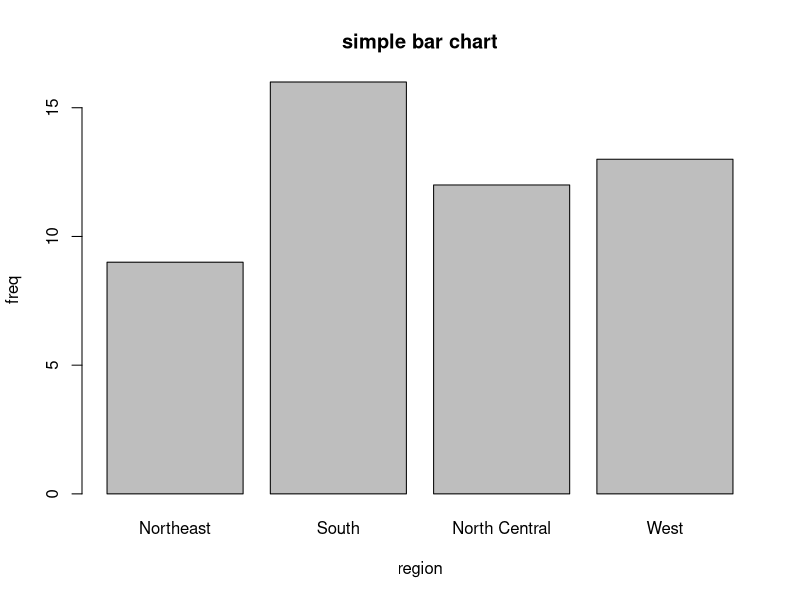
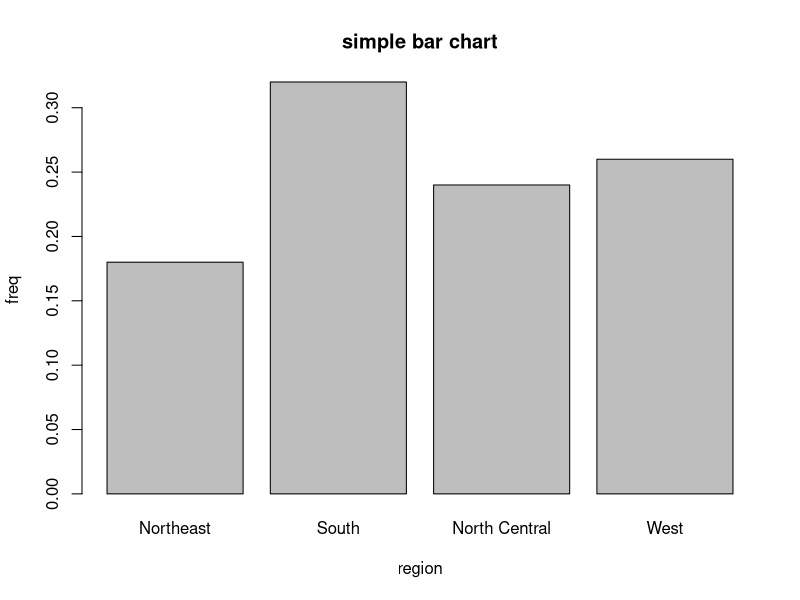
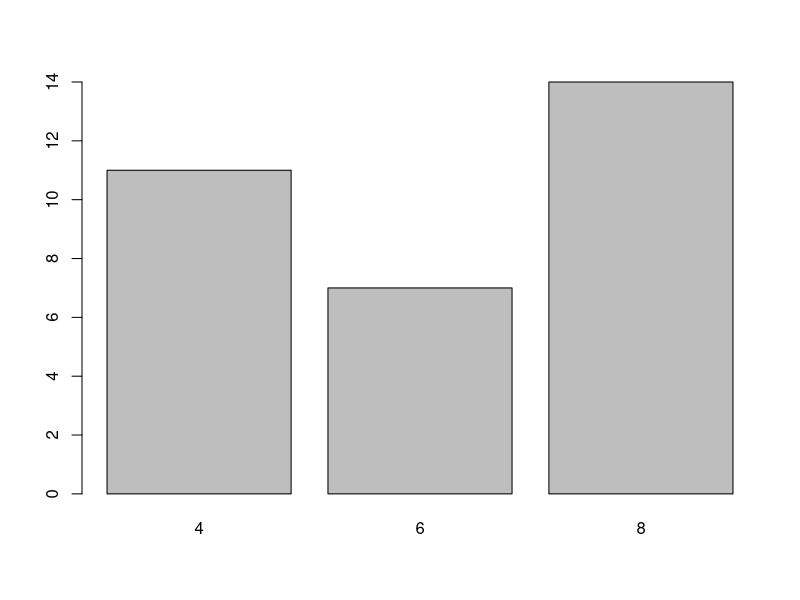
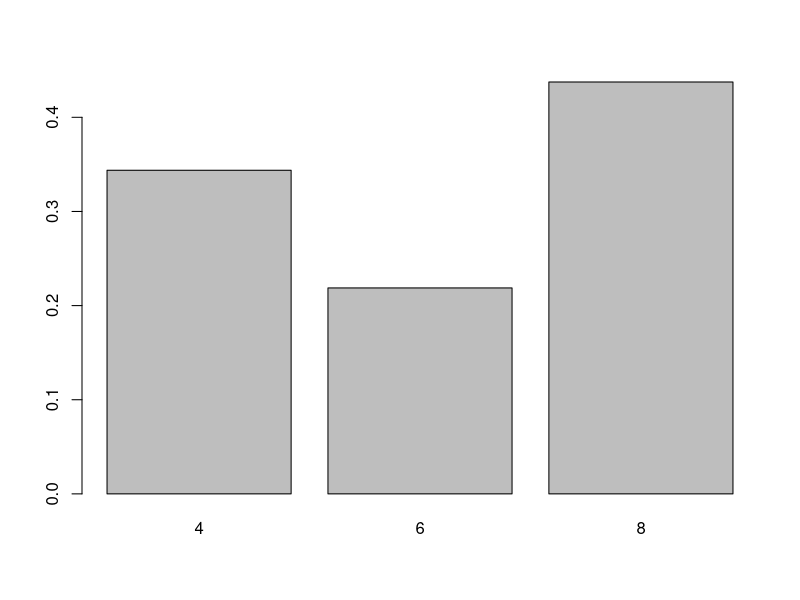
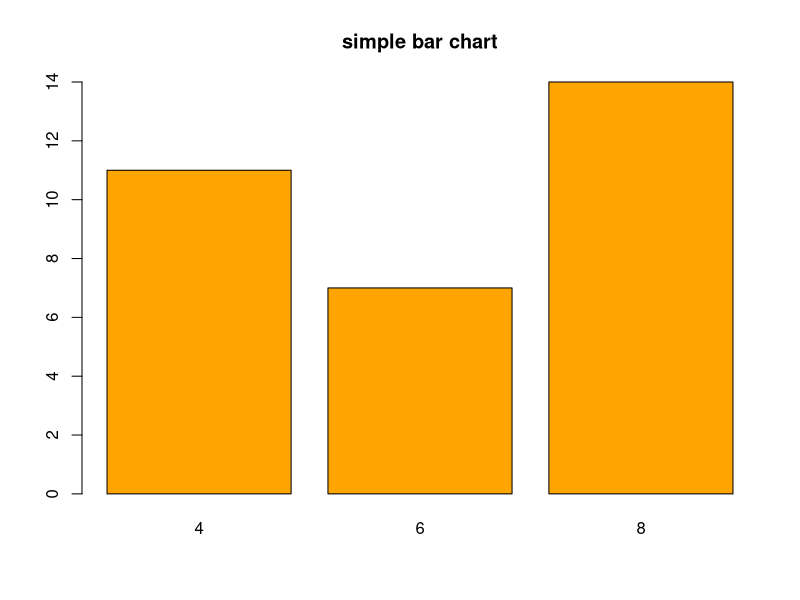
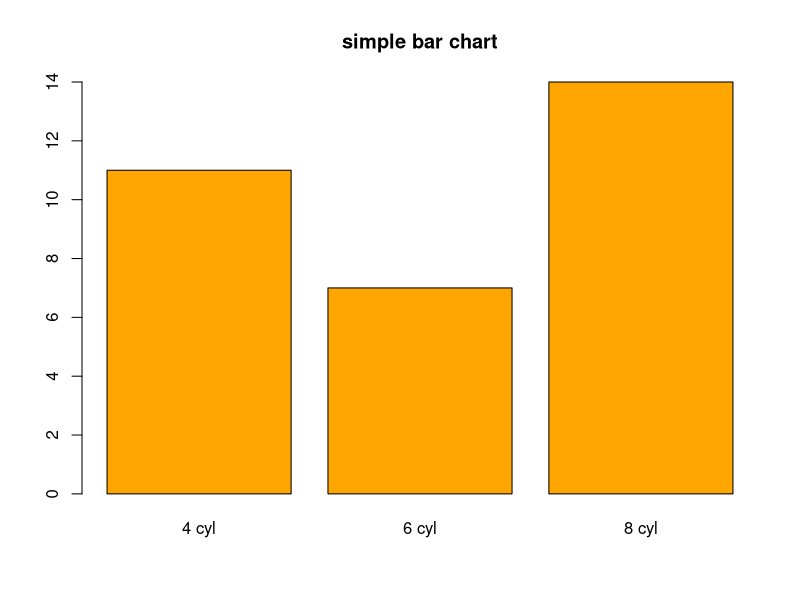
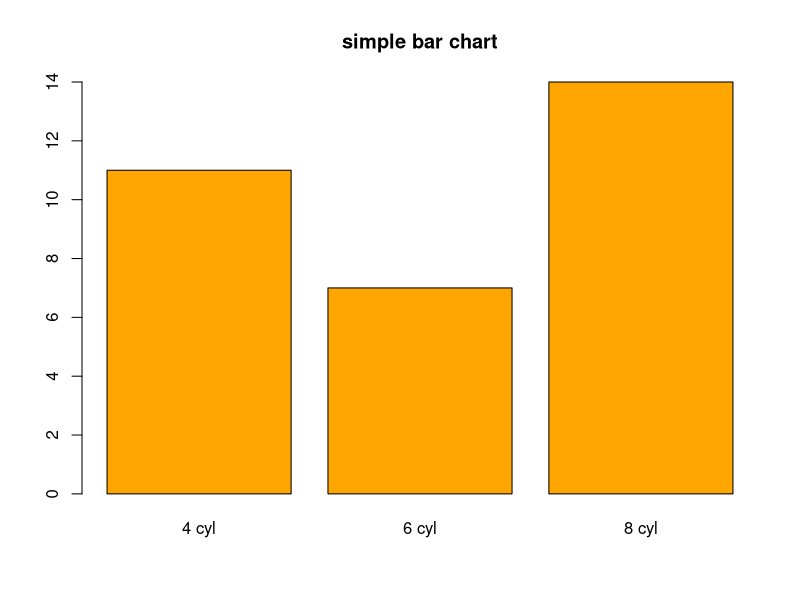
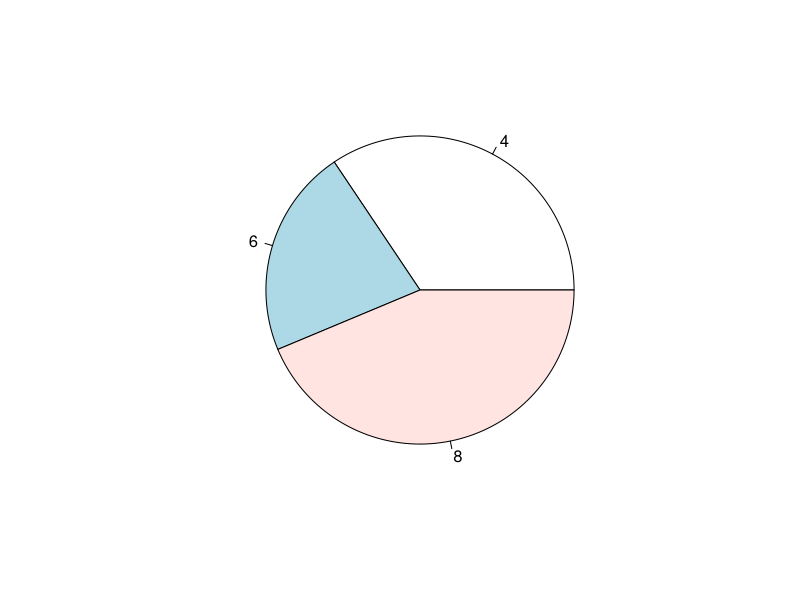

The R source for these figures, in order: (Note: this script raises an error after producing the figures.)
# ----------------------------
state.region
counts = table(state.region)
# table 함수 : 테이블로 만들어줌
counts
barplot(counts, main = "simple bar chart", 
        xlab = "region", ylab = "freq")

# ----------------------------
# 상대 빈도를 bar plot으로 표현하기
# bar의 높이가 상대빈도수
state.region
counts = table(state.region)
counts
counts/sum(counts) # 상대도수
barplot(counts/sum(counts), main = "simple bar chart", 
        xlab = "region", ylab = "freq")

# ----------------------------
# 아주 단순한 방법
mtcars$cyl
class(mtcars$cyl) # numeric
a = table(mtcars$cyl)
a # class table
barplot(a)
barplot(a/sum(a)) # 상대도수
        
# ----------------------------
# 정답
freq.cyl = table(mtcars$cyl)
barplot(freq.cyl, main = "simple bar chart", col ="orange")

# ----------------------------
# bar plot의 names.arg 옵션
cyl.name =  c("4 cyl", "6 cyl", "8 cyl")
barplot(freq.cyl, main = "simple bar chart", col ="orange",
        names.arg = cyl.name)

# ----------------------------
cyl.name =  c("4 cyl", "6 cyl", "8 cyl")
rel.cyl = freq.cyl/sum(freq.cyl)
rel.cyl = round(rel.cyl, 3)
class(rel.cyl) # class table
sum(rel.cyl)-1 # 합이 1이 아니야 1.001
# 합해놓고 모자라거나 넘치는 부분 보정
# 차이를 값이 가장 큰 항목에 반영함
# 1. 차이가 있는가? sum(rel.cyl)-1 이 값이 0인가?
if ((sum(rel.cyl)-1) != 0)
{
  d = sum(rel.cyl)-1 # d값이 얼마인가?
}
  rel.cyl[which.max(rel.cyl)] = 
  rel.cyl[which.max(rel.cyl)] - d 
# which max 가장 큰 값의 위치를 찾아내 그 값에 d 빼줌
barplot(freq.cyl, main = "simple bar chart", col ="orange",
        names.arg = cyl.name)

# ----------------------------
# 파이차트 만들기
# 아래 두개 거의 똑같다
pie(rel.cyl)
pie(freq.cyl)

# ----------------------------
# 파이차트 이름 만들기
cyl.name = names(freq.cyl)
cyl.name2 = paste0( cyl.name, "(", freq.cyl, "%)")
cyl.name3 = paste0( cyl.name, "(", rel.cyl*100, "%)")
pie(freq.cyl, labels = cyl.name2, 
    col = rainbow(length(freq.cyl)), main = "pie chart")
pie(freq.cyl, labels = cyl.name3, 
    col = rainbow(length(freq.cyl)), main = "pie chart")
# 합이 정확하게 1이 나오는 파이차트를 만들려면 위의 조정 작업해야함
# 소수점 정리하고 전처리 해야함

# ----------------------------
if(!require(plotrix)){install.packages("plotrix"); library(plotrix)}
pie3D(freq.cyl, labels = cyl.name2, explode = 0.1, main = "3d pie plot")

# ----------------------------
fan.plot(freq.cyl, labels = cyl.name2, main = "Fan plot")

# ----------------------------
if(!require(vcd)){install.packages("vcd"); library(vcd)}

head(Arthritis, n = 3)

# ----------------------------
my.table <- xtabs( ~ Treatment + Improved, data = Arthritis)
my.table # 포뮬라 : ~ Treatment + Improved

# ----------------------------
barplot( my.table,
         xlab = "Improved", ylab = "Frequency", legend.text = TRUE,
         col = c("green", "red"))
# 그래프 해석이 어려워 : 잘못 그렸어
# 알고 싶은 대상과 통제하는 대상을 고려해보자
# 통제 대상 treated, placebo가 설명 변수
# improved가 반응 변수
# treated, placebo에 따라 improved가 어떻게 다른가 : 이게 핵심

# ----------------------------
t(my.table) # transpose 함수, 전치행렬 만드는 연
barplot( t(my.table),
         xlab = "Improved", ylab = "Frequency", legend.text = TRUE,
         col = c("green", "red", "orange"))
# 해석 : 처치를 하니까 개선된 사람의 비율이 높아졌다
# 여기서 개선할 여지가 있는가? 이 경우 빈도수가 비슷한데, 많이 차이나는 경우는?

# ----------------------------
# relative freq 써서 한 눈에 보자
my.table <- xtabs( ~ Treatment + Improved, data = Arthritis)
my.table[,1]/43
my.table[,2]/41
#2
cbind(my.table[,1]/43, my.table[,2]/41)
#3
a <- colSums(my.table)
for (i in 1:length(a))
{
  my.table[,i] = my.table[,i]/a[i]
}
my.table
#4
my.table/rep(a, each=3) # 오류
#5
sweep(my.table, 2, a, FUN = '/')

barplot( t(my.table),
         xlab = "Improved", ylab = "Frequency", legend.text = TRUE,
         col = c("green", "red", "orange"))

# ----------------------------
# 범주형 변수 : association, 카이스퀘어 통계량
# random variable의 독립성 검정
tmp = c("buckled", "unbuckled")
belt <- matrix( c(58, 2, 8, 16), ncol = 2, 
                dimnames = list(parent = tmp, child = tmp))
belt

# ----------------------------
spine(belt, main="spine plot for child seat-belt usage",
      gp = gpar(fill = c("green", "red")))
# 그림 보니 독립이 아니다, 영향을 준다

# ----------------------------
x = rnorm(100)
boxplot(x, main = "boxplot", col ='lightblue')
# 진짜 mean = 0, var = 1
# 중심, 극단값, 대칭성, 퍼진 정도 다 알 수 있어

x = faithful$waiting
boxplot(x)
# 단점 :  봉이 두개라는 것 알아내지 못함 

# ----------------------------
x = faithful$waiting
hist(faithful$waiting, nclass = 8)
# 히스토그램이 box보다 더 많은 정보 가지고 있음
# nclass 계급구간 설정
# 높이를 확률로 표시 -> probability=T
# 종 모양 평균밀도함수
# 히스토그램은 추정량 for 확률밀도함수 

# ----------------------------
x = faithful$waiting
hist(faithful$waiting, breaks = seq(min(x), max(x), length = 10),
     probability = T)
# 브릭 조정 가능

# ----------------------------
x = faithful$waiting
hist(faithful$waiting, nclass = 10, probability = T)
lines(density(x), col = "red", lwd = 2)
# 밀도함수 density

fit = density(x)
lines(x = fit$x,
      y = fit$y,
      col = "red", lwd = 2)
y = density(x)
str(y)
y$y

# ----------------------------
if(!require(vioplot)){install.packages("vioplot"); library(vioplot)}

x = rpois(1000, lambda = 3)
vioplot(x, col = "lightblue")

# ----------------------------
x = rpois(1000, lambda = 3)
vioplot(x, col = "lightblue", names = 'variable')

# ----------------------------
attach(mtcars)
boxplot(mpg~cyl, data = mtcars, names = c('4 cyl','6 cyl', '8 cyl'),
        main = "MPG dist by cylinder")

# ----------------------------
# 좋지 않은 방법
hist(mpg[cyl==4], xlab="MPG", main = "MPG dist by cylinder",
     xlim = c(5, 40),  ylim = c(0,10), col = 'lightblue',
     nclass = trunc(sqrt(length(mpg[cyl==4]))))
hist(mpg[cyl==6], xlab="MPG", main = "MPG dist by cylinder",
     xlim = c(5, 40),  ylim = c(0,10), col = 'orange',
     nclass = trunc(sqrt(length(mpg[cyl==6]))), add= TRUE)
hist(mpg[cyl==8], xlab="MPG", main = "MPG dist by cylinder",
     xlim = c(5, 40),  ylim = c(0,10), col = 'red',
     nclass = trunc(sqrt(length(mpg[cyl==8]))), add= TRUE)
# add = TRUE : 그래픽 객체 initialize 하지 말고 덮어 그려라
# 데이터 개수에서 스퀘어루트(sqrt) 하고 소수점(trunc)을 버림
# 데이터가 적어서 bin의 개수 적게 잡힘
# 데이터가 가려져서 보이지 않음(orange)

# ----------------------------
# location, 산포 바로 비교하기 용이하므로 일반적으로 세로로 배열
# xlim, ylim을 다같이 맞추고 그렸다는 것 주의
par(mfrow = c(3,1)) # layout 3행 1열로 잡아주는
hist(mpg[cyl==4], xlab="MPG", main = "MPG dist by cylinder",
     xlim = c(5, 40),  ylim = c(0,10), col = 'lightblue',
     nclass = trunc(sqrt(length(mpg[cyl==4]))))
hist(mpg[cyl==6], xlab="MPG", main = "MPG dist by cylinder",
     xlim = c(5, 40),  ylim = c(0,10), col = 'orange',
     nclass = trunc(sqrt(length(mpg[cyl==6]))))
hist(mpg[cyl==8], xlab="MPG", main = "MPG dist by cylinder",
     xlim = c(5, 40),  ylim = c(0,10), col = 'red',
     nclass = trunc(sqrt(length(mpg[cyl==8]))))
# 교수님이라면 box plot 쓰겠다

# ----------------------------
par(mfrow = c(1,1))
plot(density(mpg[cyl==4]), xlab="MPG", main = "MPG dist by cylinder",
     xlim = c(5, 40), ylim = c(0, 0.26))
lines(density(mpg[cyl==6]), col = "red", lty = 2)
lines(density(mpg[cyl==8]), col = "blue", lty = 3)      
legend("topright", paste(c(4,6,8), "Cylinder"),
       col = c("black","red", "blue"),
       lty = c(1,2,3), lwd = 3, bty ="n")

# ----------------------------
tmp = c("buckled", "unbuckled")
belt <- matrix( c(58, 2, 8, 16), ncol = 2, 
                dimnames = list(parent = tmp, child = tmp))
belt

# ----------------------------
barplot( t(belt), main = "Stacked Bar chart for child seat-belt usage",
         xlab = "parent", ylab = "Frequency", legend.text = TRUE,
         col = c("green", "red"))
# 전치행렬 t
# 앞에서는 독립성 검정
# 여기서는 동질성 검정
# 지금 값에서 relative freq로 바뀌어야 하고 높이도 비슷하게 수정해야 함
